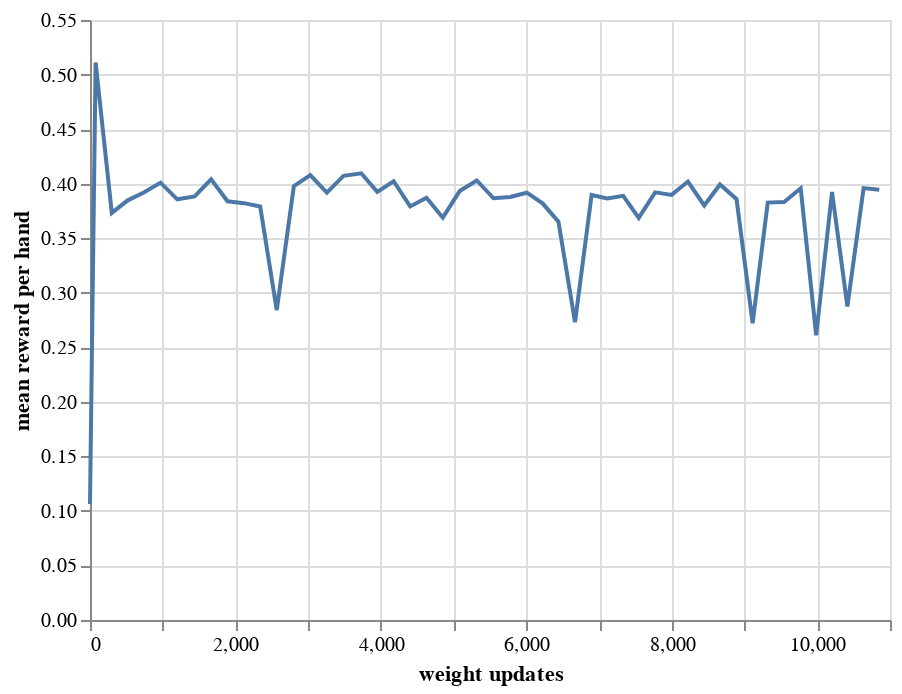

Notebook source saved alongside this figure:
### Code cell
alt.Chart(kuhn).mark_line().encode(
    x=alt.X("timestep:Q", title="weight updates"),
    y=alt.Y("reward:Q", title="mean reward per hand"),
)

### Figure 1 — Vega-Lite specification as saved in the notebook (floating-point values rounded to 4 significant figures)
{"config": {"view": {"continuousWidth": 400, "continuousHeight": 300}}, "data": {"name": "data-021eab1f8ed0f422e78a3ec7b56d12b4"}, "mark": "line", "encoding": {"x": {"type": "quantitative", "field": "timestep", "title": "weight updates"}, "y": {"type": "quantitative", "field": "reward", "title": "mean reward per hand"}}, "$schema": "https://vega.github.io/schema/vega-lite/v4.8.1.json", "datasets": {"data-021eab1f8ed0f422e78a3ec7b56d12b4": [{"timestep": 0, "reward": 0.1062, "game": "Kuhn Poker"}, {"timestep": 77, "reward": 0.511, "game": "Kuhn Poker"}, {"timestep": 300, "reward": 0.3732, "game": "Kuhn Poker"}, {"timestep": 519, "reward": 0.3847, "game": "Kuhn Poker"}, {"timestep": 740, "reward": 0.3918, "game": "Kuhn Poker"}, {"timestep": 970, "reward": 0.4009, "game": "Kuhn Poker"}, {"timestep": 1200, "reward": 0.3856, "game": "Kuhn Poker"}, {"timestep": 1439, "reward": 0.3883, "game": "Kuhn Poker"}, {"timestep": 1665, "reward": 0.4039, "game": "Kuhn Poker"}, {"timestep": 1891, "reward": 0.3838, "game": "Kuhn Poker"}, {"timestep": 2116, "reward": 0.3821, "game": "Kuhn Poker"}, {"timestep": 2340, "reward": 0.379, "game": "Kuhn Poker"}, {"timestep": 2568, "reward": 0.2841, "game": "Kuhn Poker"}, {"timestep": 2803, "reward": 0.3977, "game": "Kuhn Poker"}, {"timestep": 3029, "reward": 0.4079, "game": "Kuhn Poker"}, {"timestep": 3257, "reward": 0.3918, "game": "Kuhn Poker"}, {"timestep": 3486, "reward": 0.4071, "game": "Kuhn Poker"}, {"timestep": 3729, "reward": 0.4095, "game": "Kuhn Poker"}, {"timestep": 3950, "reward": 0.3924, "game": "Kuhn Poker"}, {"timestep": 4175, "reward": 0.4022, "game": "Kuhn Poker"}, {"timestep": 4402, "reward": 0.3791, "game": "Kuhn Poker"}, {"timestep": 4627, "reward": 0.3871, "game": "Kuhn Poker"}, {"timestep": 4851, "reward": 0.3688, "game": "Kuhn Poker"}, {"timestep": 5083, "reward": 0.3932, "game": "Kuhn Poker"}, {"timestep": 5318, "reward": 0.4029, "game": "Kuhn Poker"}, {"timestep": 5549, "reward": 0.3866, "game": "Kuhn Poker"}, {"timestep": 5778, "reward": 0.3877, "game": "Kuhn Poker"}, {"timestep": 6006, "reward": 0.3917, "game": "Kuhn Poker"}, {"timestep": 6223, "reward": 0.3819, "game": "Kuhn Poker"}, {"timestep": 6441, "reward": 0.3652, "game": "Kuhn Poker"}, {"timestep": 6669, "reward": 0.273, "game": "Kuhn Poker"}, {"timestep": 6897, "reward": 0.3896, "game": "Kuhn Poker"}, {"timestep": 7111, "reward": 0.3865, "game": "Kuhn Poker"}, {"timestep": 7332, "reward": 0.3888, "game": "Kuhn Poker"}, {"timestep": 7545, "reward": 0.3686, "game": "Kuhn Poker"}, {"timestep": 7771, "reward": 0.392, "game": "Kuhn Poker"}, {"timestep": 7997, "reward": 0.3897, "game": "Kuhn Poker"}, {"timestep": 8222, "reward": 0.4019, "game": "Kuhn Poker"}, {"timestep": 8446, "reward": 0.38, "game": "Kuhn Poker"}, {"timestep": 8662, "reward": 0.3992, "game": "Kuhn Poker"}, {"timestep": 8890, "reward": 0.3858, "game": "Kuhn Poker"}, {"timestep": 9111, "reward": 0.2721, "game": "Kuhn Poker"}, {"timestep": 9319, "reward": 0.3826, "game": "Kuhn Poker"}, {"timestep": 9544, "reward": 0.3832, "game": "Kuhn Poker"}, {"timestep": 9772, "reward": 0.3957, "game": "Kuhn Poker"}, {"timestep": 9985, "reward": 0.261, "game": "Kuhn Poker"}, {"timestep": 10203, "reward": 0.3924, "game": "Kuhn Poker"}, {"timestep": 10414, "reward": 0.2875, "game": "Kuhn Poker"}, {"timestep": 10637, "reward": 0.3959, "game": "Kuhn Poker"}, {"timestep": 10853, "reward": 0.3944, "game": "Kuhn Poker"}]}}
